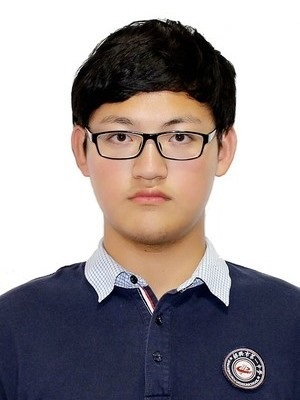
#> input picture img/certificate.jpg, 300 x 400 px
$ python BackgroundReplace.py
#> lines starting #> are read from the running program, lines starting #| are printed output that depends on the picture; after the words box and inside, x2 and y2 are one past the last pixel; in counts of white or black regions, pixels touching at a corner belong together
#!/usr/bin/env python
# -*- coding: utf-8 -*-
#  @Time    : 2021/3/13 10:32
#  @Author  : Wowspring
#  @Site    :
#  @File    : BackgroundReplace.py
#  @Software: PyCharm

import cv2
import numpy as np
import matplotlib.pyplot as plt
import matplotlib.image as mpimg

image = mpimg.imread("../img/certificate.jpg")
#> image is the input picture: shape (400, 300, 3); mean R, G, B 156.7, 149.5, 151.7
image = np.copy(image)
print('this image is:', type(image), 'with dimensions:', image.shape)
#| this image is: <class 'numpy.ndarray'> with dimensions: (400, 300, 3)

gray_image = cv2.cvtColor(image, cv2.COLOR_RGB2GRAY)
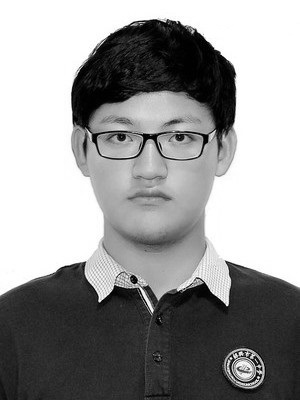
#> gray_image: shape (400, 300); min 0, max 255, mean 151.9
plt.imshow(gray_image, cmap='gray')
plt.show()
lower_gray = np.array(235)
upper_gray = np.array(255)

mask = cv2.inRange(gray_image, lower_gray, upper_gray)
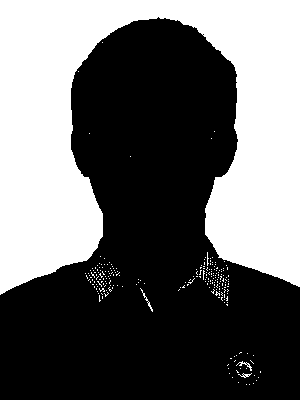
#> mask: shape (400, 300); 40.6% white; 233 white regions (229 under 20 px), largest, box (x1, y1, x2, y2) and area: (0, 0, 300, 295) 48092, (140, 288, 153, 312) 43, (236, 361, 252, 371) 40, (238, 373, 252, 378) 27
plt.imshow(mask, cmap='gray')
plt.show()

# 腐蚀膨胀
erode = cv2.erode(mask, None, iterations=1)
#> erode: shape (400, 300); 39.2% white; 1 white region, box (x1, y1, x2, y2) and area: (0, 0, 300, 293) 47090
# plt.imshow(erode)
# plt.show()
dilate = cv2.dilate(erode, None, iterations=1)
#> dilate: shape (400, 300); 40.1% white; 1 white region, box (x1, y1, x2, y2) and area: (0, 0, 300, 294) 48085
# plt.imshow(dilate)
# plt.show()
masked_img = np.copy(image)
masked_img[dilate != 0] = [0, 0, 0]
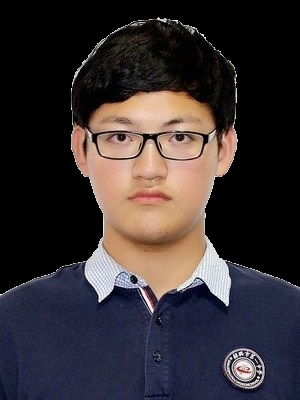
#> masked_img: shape (400, 300, 3); mean R, G, B 54.7, 47.5, 49.7
plt.imshow(masked_img)
plt.show()

# Background img
background_image = mpimg.imread('../img/sky2.jpeg')
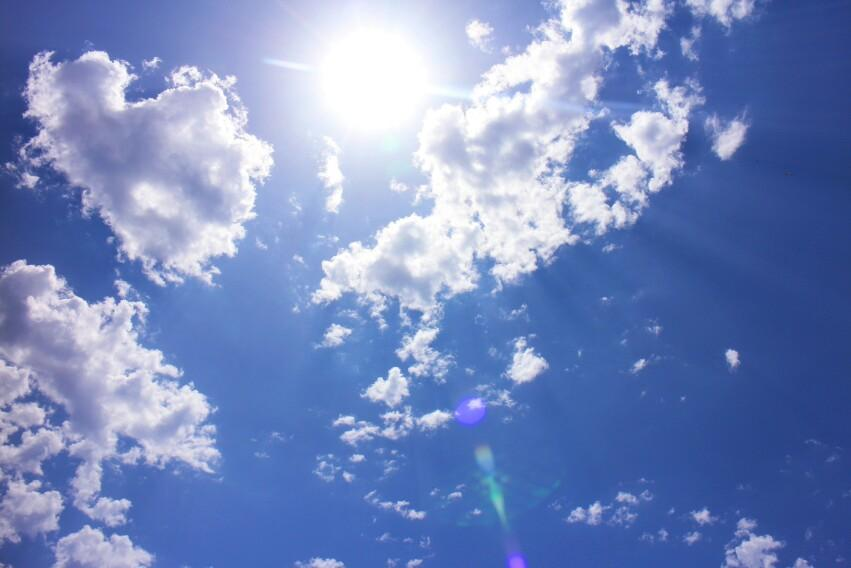
#> input picture img/sky2.jpeg, 851 x 568 px
#> background_image is the input picture: shape (568, 851, 3); mean R, G, B 118.3, 138.2, 189.6
crop_background_image = background_image[0:masked_img.shape[0], 0:masked_img.shape[1]]
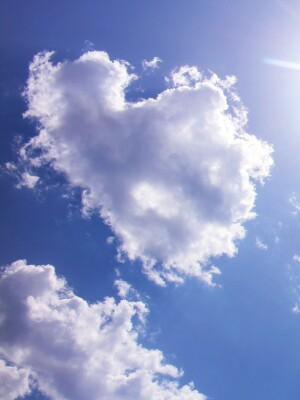
#> crop_background_image: shape (400, 300, 3); mean R, G, B 138.6, 151, 196.7
plt.imshow(crop_background_image)
print('Image dimensions:', crop_background_image.shape)
#| Image dimensions: (400, 300, 3)
plt.show()

crop_background = np.copy(crop_background_image)
crop_background[dilate == 0] = [0, 0, 0]
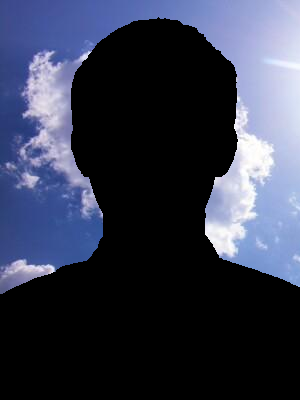
#> crop_background: shape (400, 300, 3); mean R, G, B 52.3, 57.3, 76.4
plt.imshow(crop_background)
plt.show()

print('Masked Image dimensions:', masked_img.shape)
#| Masked Image dimensions: (400, 300, 3)
print('background Image dimensions:', crop_background.shape)
#| background Image dimensions: (400, 300, 3)

complete_image = masked_img + crop_background
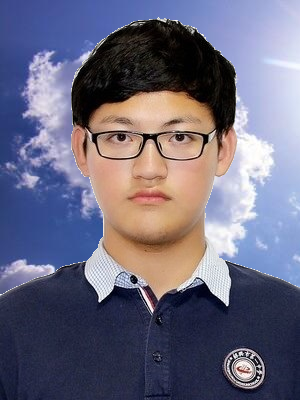
#> complete_image: shape (400, 300, 3); mean R, G, B 107, 104.7, 126.1
plt.imshow(complete_image)
plt.show()

mpimg.imsave('../img/certificateandsky.jpg', complete_image)
